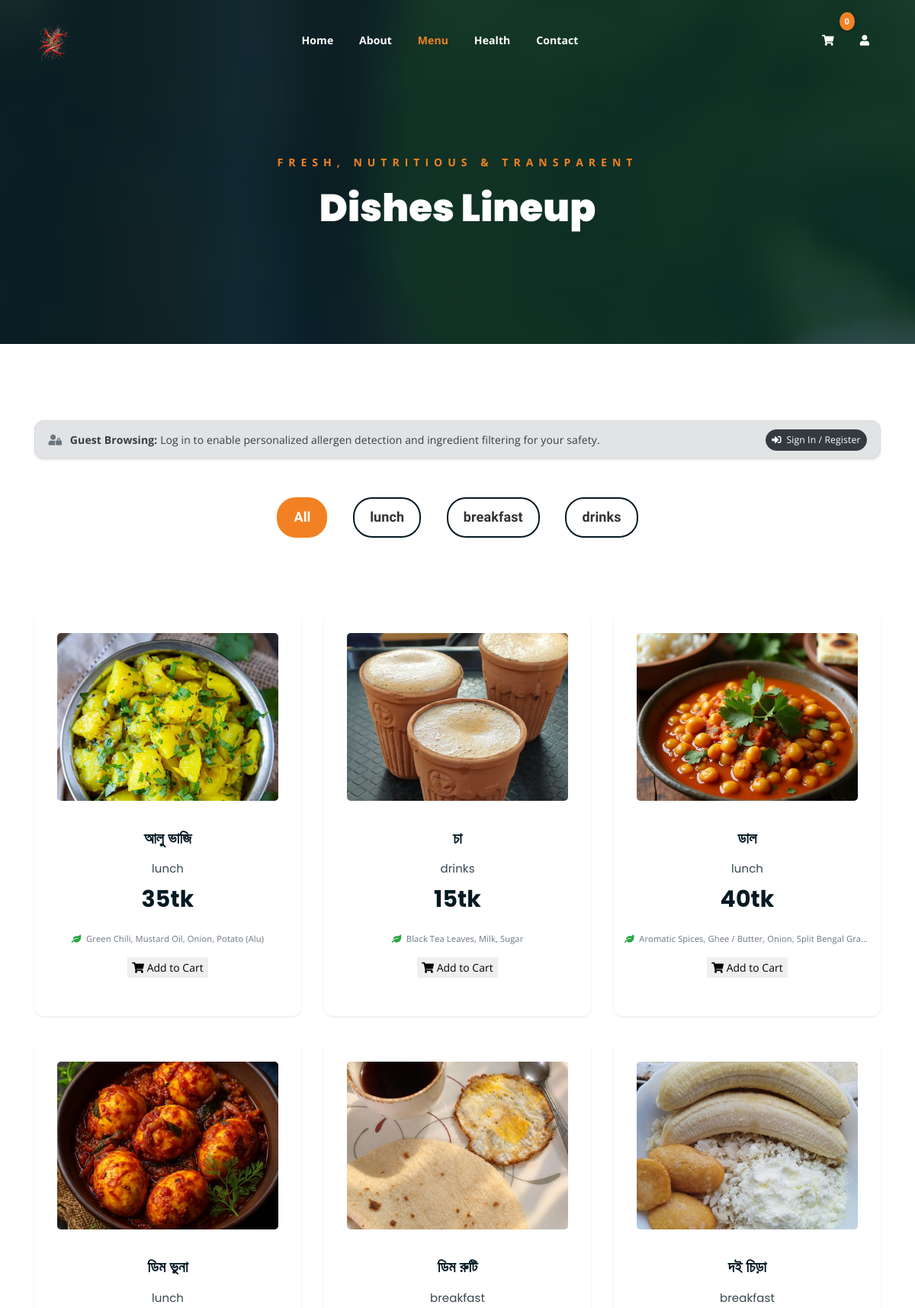
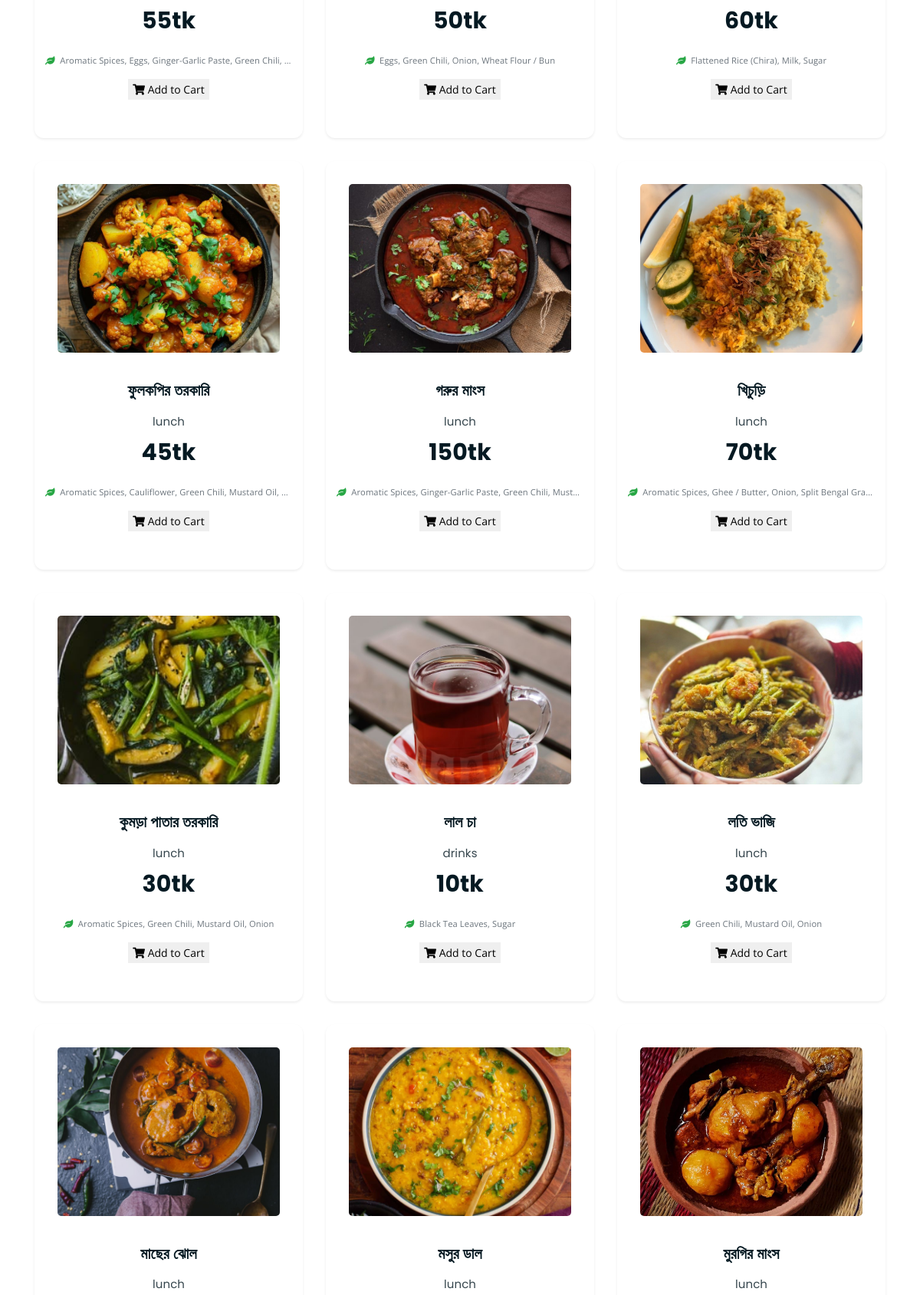
The page /shop.php (upper part) on the database its author committed (2 pictures, top to bottom).
### tables this page shows
CREATE TABLE `food_items` (
    `id` INT AUTO_INCREMENT PRIMARY KEY,
    `name` VARCHAR(150) NOT NULL,
    `category` VARCHAR(50) NOT NULL DEFAULT 'lunch',
    `description` TEXT NULL,
    `price` DECIMAL(10, 2) NOT NULL,
    `image` VARCHAR(255) NOT NULL,
    `is_available` TINYINT(1) NOT NULL DEFAULT 1,
    `ingredients_verified` TINYINT(1) NOT NULL DEFAULT 1,
    `created_at` TIMESTAMP DEFAULT CURRENT_TIMESTAMP,
    `updated_at` TIMESTAMP DEFAULT CURRENT_TIMESTAMP ON UPDATE CURRENT_TIMESTAMP
);

### config/db.php (called while the page is built, shortened)
<?php
function is_logged_in(): bool {
    return !empty($_SESSION['user_id']);
}
function e($str): string {
    return htmlspecialchars((string)$str, ENT_QUOTES, 'UTF-8');
}

### shop.php (the view, shortened to what this page needs)
<?php
require_once __DIR__ . '/config/db.php';
$pdo = get_db_connection();
$stmt = $pdo->query("
    SELECT f.id, f.name, f.category, f.description, f.price, f.image, f.is_available, f.ingredients_verified,
           GROUP_CONCAT(DISTINCT i.name ORDER BY i.name SEPARATOR ', ') AS ingredients_summary,
           GROUP_CONCAT(DISTINCT a.name ORDER BY a.name SEPARATOR ', ') AS allergens_summary
    FROM food_items f
    LEFT JOIN food_ingredients fi ON f.id = fi.food_id
    LEFT JOIN ingredients i ON fi.ingredient_id = i.id
    LEFT JOIN ingredient_allergens ia ON i.id = ia.ingredient_id
    LEFT JOIN allergens a ON ia.allergen_id = a.id
    GROUP BY f.id
    ORDER BY f.id ASC
");
$foodItems = $stmt->fetchAll();
include __DIR__ . '/includes/header.php';
?>
	<div class="breadcrumb-section breadcrumb-bg">
		<div class="container">
			<div class="row">
				<div class="col-lg-8 offset-lg-2 text-center">
					<div class="breadcrumb-text">
						<p>Fresh, Nutritious & Transparent</p>
						<h1>Dishes Lineup</h1>
					</div>
				</div>
			</div>
		</div>
	</div>
	<div class="product-section mt-100 mb-150">
		<div class="container">
            <?php if (is_logged_in()): ?>
                <?php $userProf = get_current_user_profile(); ?>
                <div class="row mb-4">
                    <div class="col-12">
                        <div class="alert alert-info d-flex justify-content-between align-items-center shadow-sm" style="border-radius: 12px; border-left: 5px solid #F28123; background-color: #fff9f5;">
                            <div>
                                <i class="fas fa-shield-alt text-warning fa-lg mr-2"></i>
                                <strong>Active Allergen Guard:</strong> Safe ordering enabled for <strong><?php echo e($userProf['name']); ?></strong>.
                                <?php if (!$userProf['allergen_profile_completed']): ?>
                                    <span class="text-danger ml-2 font-weight-bold"><i class="fas fa-exclamation-circle"></i> Profile Incomplete!</span>
                                <?php endif; ?>
                            </div>
                            <div>
                                <a href="profile.php" class="btn btn-sm btn-outline-warning text-dark font-weight-bold" style="border-radius: 20px;">
                                    <i class="fas fa-sliders-h mr-1"></i> Update Allergen Profile
                                </a>
                            </div>
                        </div>
                    </div>
                </div>
            <?php else: ?>
                <div class="row mb-4">
                    <div class="col-12">
                        <div class="alert alert-secondary d-flex justify-content-between align-items-center shadow-sm" style="border-radius: 12px;">
                            <div>
                                <i class="fas fa-user-lock mr-2 text-secondary"></i>
                                <strong>Guest Browsing:</strong> Log in to enable personalized allergen detection and ingredient filtering for your safety.
                            </div>
                            <div>
                                <a href="login.php?return=shop.php" class="btn btn-sm btn-dark" style="border-radius: 20px;">
                                    <i class="fas fa-sign-in-alt mr-1"></i> Sign In / Register
                                </a>
                            </div>
                        </div>
                    </div>
                </div>
            <?php endif; ?>
			<div class="row">
                <div class="col-md-12">
                    <div class="product-filters">
                        <ul>
                            <li class="active" data-filter="*">All</li>
                            <li data-filter=".lunch">lunch</li>
                            <li data-filter=".breakfast">breakfast</li>
                            <li data-filter=".drinks">drinks</li>
                        </ul>
                    </div>
                </div>
            </div>
			<div class="row product-lists">
                <?php foreach ($foodItems as $item): ?>
                    <?php
                        $catClass = strtolower(trim($item['category']));
                        $priceFormatted = number_format($item['price'], 0) . 'tk';
                        $imgSrc = !empty($item['image']) ? $item['image'] : 'assets/img/products/product-img-1.jpg';
                        $isAvailable = (bool)$item['is_available'];
                    ?>
                    <div class="col-lg-4 col-md-6 text-center <?php echo e($catClass); ?>">
                        <div class="single-product-item shadow-sm" style="border-radius: 12px; overflow: hidden; transition: transform 0.3s ease, box-shadow 0.3s ease;">
                            <div class="product-image" style="position: relative;">
                                <img src="<?php echo e($imgSrc); ?>" alt="<?php echo e($item['name']); ?>" style="height: 220px; width: 100%; object-fit: cover;">
                            </div>
                            <h3 class="mt-3"><?php echo e($item['name']); ?></h3>
                            <p class="product-price">
                                <span><?php echo e($item['category']); ?></span> <?php echo e($priceFormatted); ?>
                            </p>
                            <?php if (!empty($item['ingredients_summary'])): ?>
                                <p class="text-muted small px-3 mb-3 text-truncate" title="<?php echo e($item['ingredients_summary']); ?>">
                                    <i class="fas fa-leaf text-success mr-1"></i>
                                    <?php echo e($item['ingredients_summary']); ?>
                                </p>
                            <?php endif; ?>
                            <?php if ($isAvailable): ?>
                                <button type="button" class="cart-btn btn-add-to-cart border-0" data-food-id="<?php echo $item['id']; ?>" style="cursor: pointer;">
                                    <i class="fas fa-shopping-cart"></i> Add to Cart
                                </button>
                            <?php else: ?>
                                <button type="button" class="cart-btn bg-secondary border-0 text-white" disabled style="cursor: not-allowed;">
                                    <i class="fas fa-ban"></i> Out of Stock
                                </button>
                            <?php endif; ?>
                        </div>
                    </div>
                <?php endforeach; ?>
			</div>
		</div>
	</div>
<?php include __DIR__ . '/includes/footer.php'; ?>

### rows shown on the page
food_items: image (picture), name "আলু ভাজি", category "lunch", price "35tk", ingredients_summary "Green Chili, Mustard Oil, Onion, Potato (Alu)"
food_items: image (picture), name "চা", category "drinks", price "15tk", ingredients_summary "Black Tea Leaves, Milk, Sugar"
food_items: image (picture), name "ডাল", category "lunch", price "40tk", ingredients_summary "Aromatic Spices, Ghee / Butter, Onion, Split Bengal Gra…"
food_items: image (picture), name "ডিম ভুনা", category "lunch", price "55tk", ingredients_summary "Aromatic Spices, Eggs, Ginger-Garlic Paste, Green Chili,…"
food_items: image (picture), name "ডিম রুটি", category "breakfast", price "50tk", ingredients_summary "Eggs, Green Chili, Onion, Wheat Flour / Bun"
food_items: image (picture), name "দই চিড়া", category "breakfast", price "60tk", ingredients_summary "Flattened Rice (Chira), Milk, Sugar"
food_items: image (picture), name "ফুলকপির তরকারি", category "lunch", price "45tk", ingredients_summary "Aromatic Spices, Cauliflower, Green Chili, Mustard Oil,…"
food_items: image (picture), name "গরুর মাংস", category "lunch", price "150tk", ingredients_summary "Aromatic Spices, Ginger-Garlic Paste, Green Chili, Must…"
food_items: image (picture), name "খিচুড়ি", category "lunch", price "70tk", ingredients_summary "Aromatic Spices, Ghee / Butter, Onion, Split Bengal Gra…"
food_items: image (picture), name "কুমড়া পাতার তরকারি", category "lunch", price "30tk", ingredients_summary "Aromatic Spices, Green Chili, Mustard Oil, Onion"
food_items: image (picture), name "লাল চা", category "drinks", price "10tk", ingredients_summary "Black Tea Leaves, Sugar"
food_items: image (picture), name "লতি ভাজি", category "lunch", price "30tk", ingredients_summary "Green Chili, Mustard Oil, Onion"
food_items: image (picture), name "মাছের ঝোল", category "lunch"
food_items: image (picture), name "মসুর ডাল", category "lunch"
food_items: image (picture), name "মুরগির মাংস", category "lunch"

### other values the page prints
$cartUnits "0"
